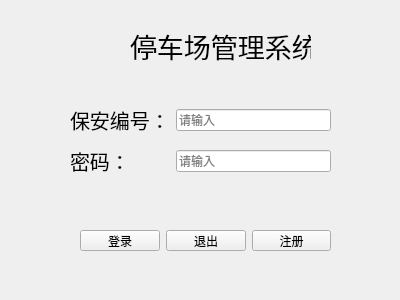
<?xml version="1.0" encoding="UTF-8"?>
<ui version="4.0">
 <class>Page_login</class>
 <widget class="QWidget" name="Page_login">
  <property name="geometry">
   <rect>
    <x>0</x>
    <y>0</y>
    <width>400</width>
    <height>300</height>
   </rect>
  </property>
  <property name="minimumSize">
   <size>
    <width>400</width>
    <height>300</height>
   </size>
  </property>
  <property name="maximumSize">
   <size>
    <width>400</width>
    <height>300</height>
   </size>
  </property>
  <property name="windowTitle">
   <string>登录</string>
  </property>
  <widget class="QLabel" name="label">
   <property name="geometry">
    <rect>
     <x>130</x>
     <y>20</y>
     <width>181</width>
     <height>51</height>
    </rect>
   </property>
   <property name="font">
    <font>
     <pointsize>20</pointsize>
    </font>
   </property>
   <property name="text">
    <string>停车场管理系统</string>
   </property>
  </widget>
  <widget class="QWidget" name="">
   <property name="geometry">
    <rect>
     <x>80</x>
     <y>230</y>
     <width>251</width>
     <height>21</height>
    </rect>
   </property>
   <layout class="QHBoxLayout" name="horizontalLayout">
    <item>
     <widget class="QPushButton" name="Btn_Login">
      <property name="text">
       <string>登录</string>
      </property>
     </widget>
    </item>
    <item>
     <widget class="QPushButton" name="Btn_Exit">
      <property name="text">
       <string>退出</string>
      </property>
     </widget>
    </item>
    <item>
     <widget class="QPushButton" name="Btn_Register">
      <property name="text">
       <string>注册</string>
      </property>
     </widget>
    </item>
   </layout>
  </widget>
  <widget class="QWidget" name="">
   <property name="geometry">
    <rect>
     <x>70</x>
     <y>100</y>
     <width>261</width>
     <height>81</height>
    </rect>
   </property>
   <layout class="QGridLayout" name="gridLayout">
    <item row="0" column="0">
     <widget class="QLabel" name="label_2">
      <property name="font">
       <font>
        <pointsize>15</pointsize>
       </font>
      </property>
      <property name="text">
       <string>保安编号：</string>
      </property>
     </widget>
    </item>
    <item row="0" column="1">
     <widget class="QLineEdit" name="line_Gno">
      <property name="placeholderText">
       <string>请输入</string>
      </property>
     </widget>
    </item>
    <item row="1" column="0">
     <widget class="QLabel" name="label_3">
      <property name="font">
       <font>
        <pointsize>15</pointsize>
       </font>
      </property>
      <property name="text">
       <string>密码：</string>
      </property>
     </widget>
    </item>
    <item row="1" column="1">
     <widget class="QLineEdit" name="line_Gpsw">
      <property name="placeholderText">
       <string>请输入</string>
      </property>
     </widget>
    </item>
   </layout>
  </widget>
 </widget>
 <resources/>
 <connections/>
</ui>
